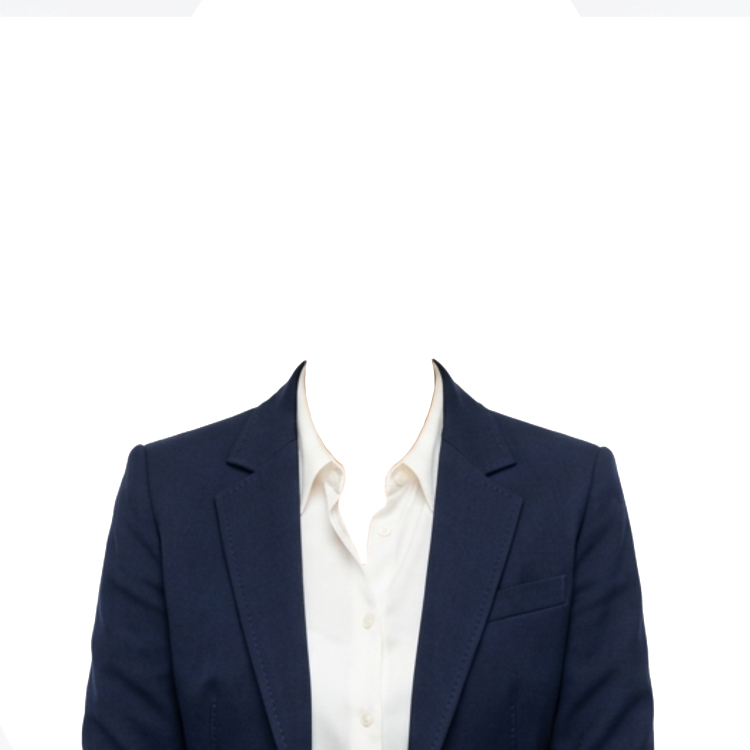
#> input picture outfits/Women_suit.png, 3000 x 3000 px (shown at 1/4 size); its folder holds only this picture in this run
$ python test_pipeline.py
#> lines starting #> are read from the running program, lines starting #| are printed output that depends on the picture
import os
import glob
from PIL import Image, ImageDraw

outfits_dir = "/Users/mon/Snap and Print photo edit/outfits"
png_files = sorted(glob.glob(f"{outfits_dir}/*.png"))

print(f"Found {len(png_files)} outfit PNG assets:")
for f in png_files:
    img = Image.open(f)
#> img is the input picture: PIL image 3000x3000 RGBA; mean R, G, B, A 24.9, 26.6, 31.4, 80.3
    print(f" - {os.path.basename(f)}: size={img.size}, mode={img.mode}")
#|  - Women_suit.png: size=(3000, 3000), mode=RGBA

# Create a test composite simulating an ID photo
test_bg = Image.new("RGBA", (1200, 1600), (255, 255, 255, 255))
#> test_bg: PIL image 1200x1600 RGBA; every value is 255
# Simulate person head & neck
person_layer = Image.new("RGBA", (1200, 1600), (0, 0, 0, 0))
#> person_layer: PIL image 1200x1600 RGBA; every value is 0
draw = ImageDraw.Draw(person_layer)

# Face center (600, 600), chin at Y=850, face height = 500
face_cx = 600
chin_y = 850
face_h = 500

# Draw head & neck & old green t-shirt
draw.ellipse([420, 350, 780, 850], fill=(235, 195, 170, 255)) # Head
draw.rectangle([510, 780, 690, 1100], fill=(225, 185, 160, 255)) # Neck
draw.polygon([(250, 1600), (450, 1050), (750, 1050), (950, 1600)], fill=(34, 139, 34, 255)) # Old Green Shirt

# Simulate Smart Inpainting & Masking
# 1. Base Studio BG
test_bg = Image.new("RGBA", (1200, 1600), (255, 255, 255, 255))

# 2. Draw Synthesized Neck Skin directly on canvas
neck_draw = ImageDraw.Draw(test_bg)
neck_draw.polygon([
    (face_cx - 120, chin_y - 20),
    (face_cx - 140, chin_y + 200),
    (face_cx + 140, chin_y + 200),
    (face_cx + 120, chin_y - 20)
], fill=(232, 194, 168, 255))

# 3. Person Layer: Head with old clothing erased outside neck
# Erase old clothing below chin
for y in range(int(chin_y + 20), 1600):
    for x in range(0, 1200):
        person_layer.putpixel((x, y), (0, 0, 0, 0))
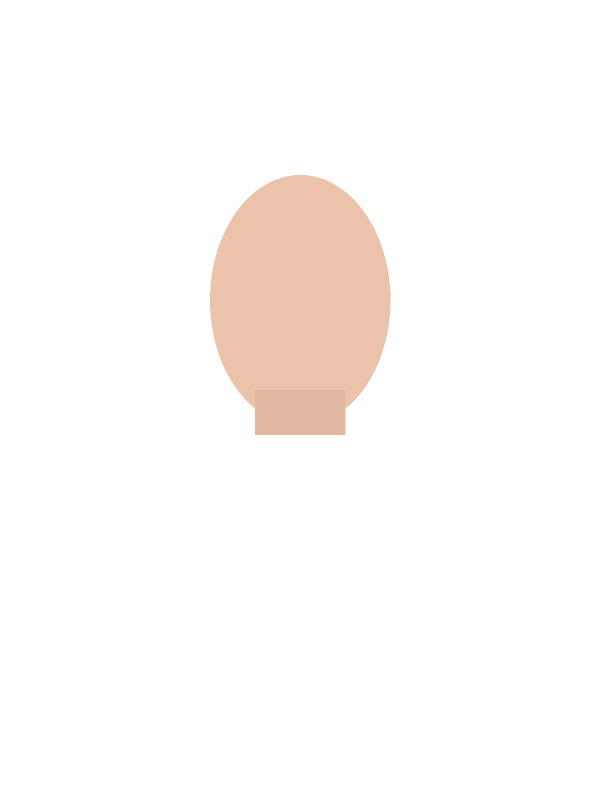
#> person_layer: PIL image 1200x1600 RGBA (shown at 1/2 size); mean R, G, B, A 18, 14.9, 13, 19.6; transparent parts drawn white

test_bg.paste(person_layer, (0, 0), person_layer)
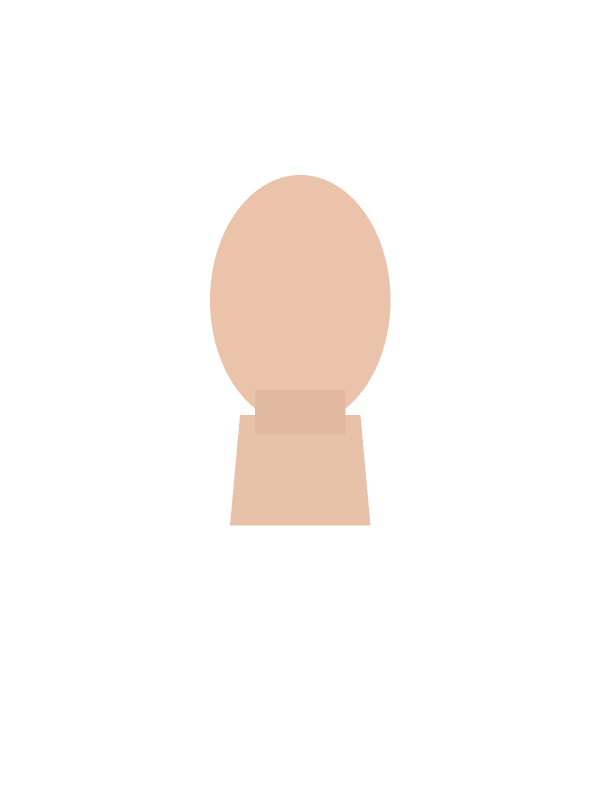
#> test_bg: PIL image 1200x1600 RGBA (shown at 1/2 size); mean R, G, B, A 252.8, 248.7, 246.1, 255

# 4. Paste Men Black Suit
#> (the run stopped early here; a loop or call above may not have finished)
